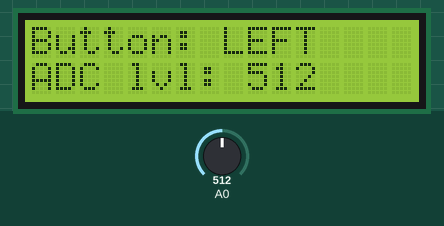
Recording of a sketch running on a simulated Arduino Uno, built with avr-gcc and run on an emulated ATmega328P. Parts: 16×2 character LCD. Inputs (shaded band) come from the test bench; at power-on: A0 = 512.

Above: at 3.2 s.
3.3 s: A0 set to 716
At 4.3 s:
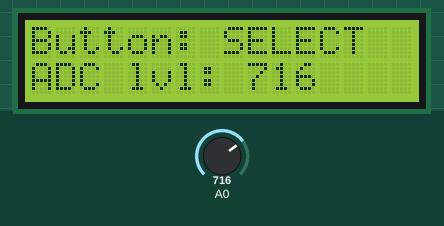
4.8 s: A0 set to 900
At 6.0 s:
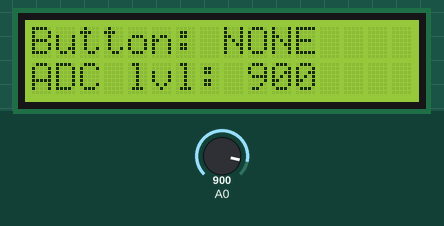
6.3 s: A0 set to 306
At 7.5 s:
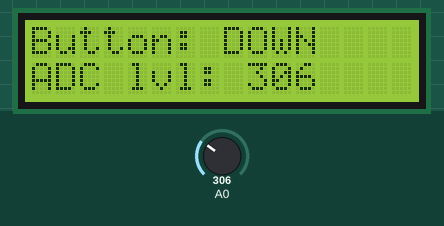
7.8 s: A0 set to 122
At 8.3 s:
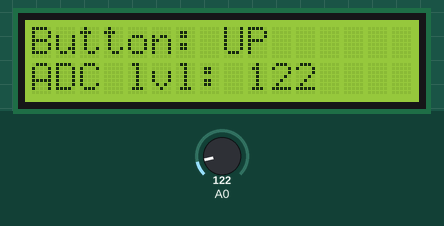
9.3 s: A0 set to 0
At 9.9 s:
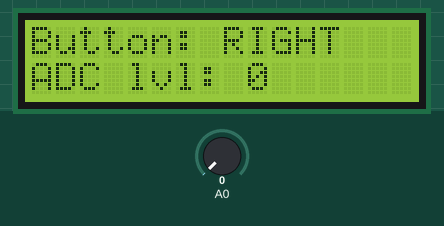
Timing chart, 0 to 11.8 s (numbered marks = the images above; inputs shaded):
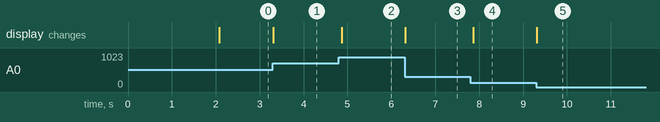

The sketch:

SimpleButtons.ino
```cpp
// (licence header left out)
#include <LiquidCrystal.h>
#include <LCDKeypad.h>

LCDKeypad lcd;

void setup() {
  lcd.begin(16,2);
  lcd.clear();

  lcd.print("LCDKeypad basics");

  delay(2000);
  lcd.clear();
  lcd.print("Button:");
}

void loop() {
  lcd.setCursor(8,0);

  switch (lcd.button()) {
    case KEYPAD_LEFT:
      lcd.print("LEFT  ");
      break;
    case KEYPAD_RIGHT:
      lcd.print("RIGHT ");
      break;
    case KEYPAD_DOWN:
      lcd.print("DOWN  ");
      break;
    case KEYPAD_UP:
      lcd.print("UP    ");
      break;
    case KEYPAD_SELECT:
      lcd.print("SELECT");
      break;
    default:
      lcd.print("NONE  ");
      break;
  }

  lcd.setCursor(0,1);
  lcd.print("ADC lvl: ");
  lcd.print(analogRead(0));
  lcd.print("   ");

  delay(100);
}
```

Measured:
- after the input at 3.3 s, the display: changes at once (image 1)
- after the input at 4.8 s, the display: changes after 0.06 s (image 2)
- after the input at 6.3 s, the display: changes at once (image 3)
- after the input at 7.8 s, the display: changes after 0.06 s (image 4)
- after the input at 9.3 s, the display: changes at once (image 5)
